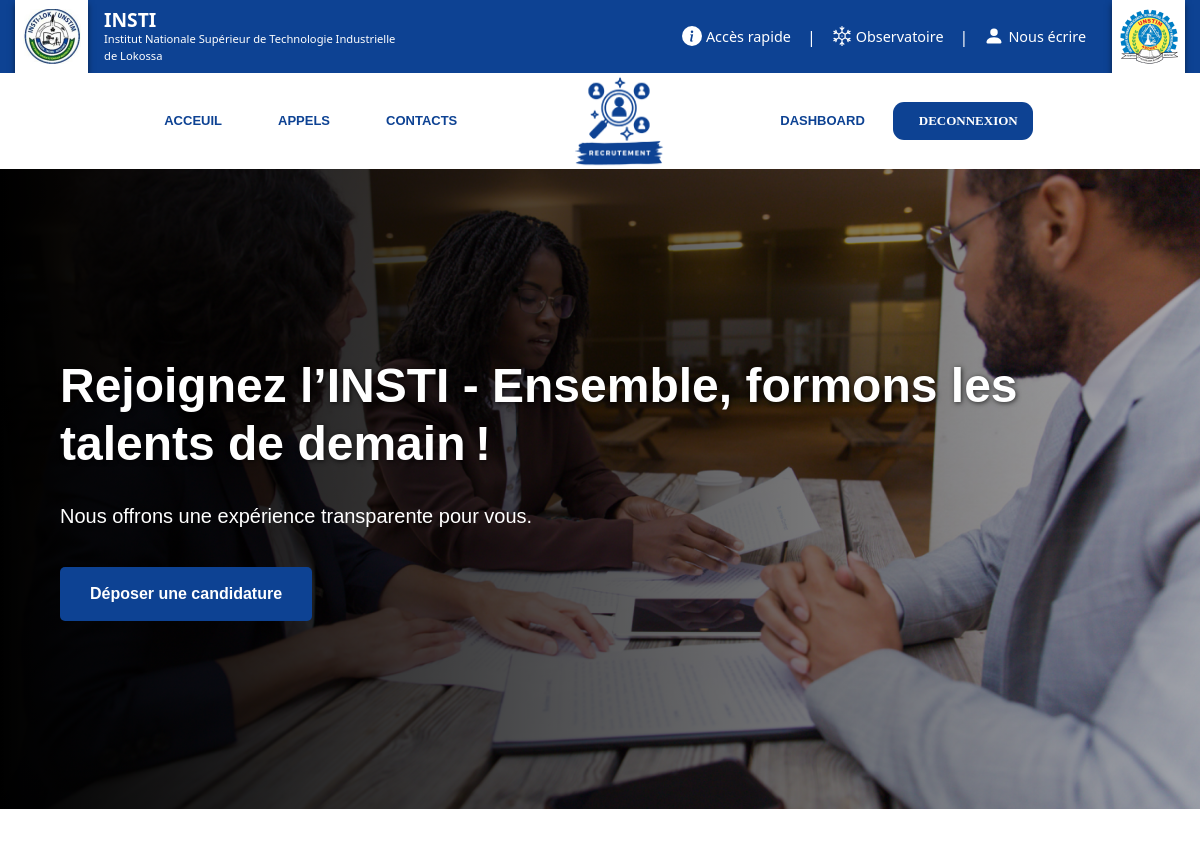
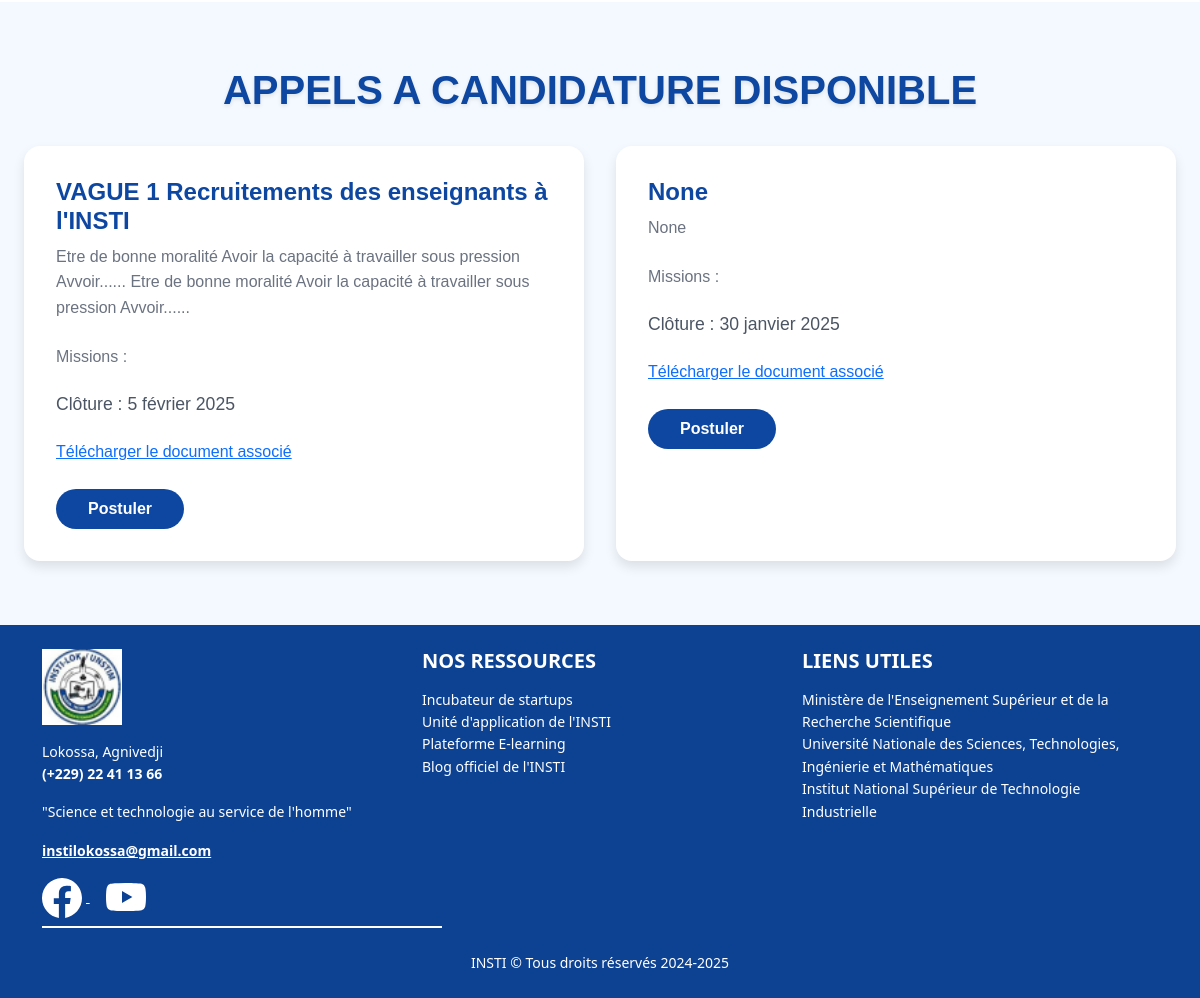
The page /accueil/ (signed in) on the database its author committed (2 pictures, top to bottom).
### recruit/models.py (models this page shows, shortened)
class Appel(models.Model):
  ecole = models.ForeignKey(Ecole, on_delete=models.CASCADE, blank=False)
  titre = models.CharField(max_length=50, blank=False, null=False)
  description = models.TextField(max_length=500, blank=False, null=False, default='')
  nbr_poste = models.PositiveIntegerField(default=0)
  mission = models.CharField(max_length=255, blank=False, null=False)
  date_debut = models.DateField(auto_now=False, auto_now_add=True)
  date_fin = models.DateField(auto_now=False, auto_now_add=False, blank=False, null=False)
  document = models.FileField(upload_to='documents/', blank=True, null=True)
  class Meta:
    verbose_name = "Appel"
    verbose_name_plural = "Appels"

### recruit/views.py (the view)
# urls.py: path("accueil/", views.accueil, name="home"),
def accueil(request):
    appels = Appel.objects.all()
    return render(request, 'accueil.html', {'appels': appels})

### recruit/templates/accueil.html (shortened to what this page needs)
{% load static %}
<!DOCTYPE html>
<html lang="fr">
<head>
    {% block metas %}
    <link rel="stylesheet" href="{% static 'appels.css' %}">
    <link rel="stylesheet" href="{% static 'style.css' %}">
    {% endblock %}
    <link href="{% static 'bootstrap/css/bootstrap.min.css' %}" rel="stylesheet">
</head>
<body>
    <header class="d-flex align-items-center text-white py-2">
        <div class="logo-container1 d-flex align-items-center justify-content-center bg-white me-3" style="height: 73px; width: 73px;">
            <img src="{% static 'img/icons/logoINSTI 1.png' %}" alt="Logo gauche" class="img-fluid">
        </div>
        <div class="text-container flex-grow-1">
            <h1 class="m-0 fw-bold">INSTI</h1>
            <p class="m-0">Institut Nationale Supérieur de Technologie Industrielle <br /> de Lokossa</p>
        </div>
        <div class="links d-flex align-items-center">
            <a href="#" class="text-white d-flex align-items-center me-3">
                <img src="{% static 'img/icons/info-circle-fill.svg' %}" alt="Info" class="icon-white me-1" style="width: 20px; height: 20px;" class="me-1"> Accès rapide
            </a>
            <span class="text-white">|</span>
            <a href="#" class="text-white d-flex align-items-center mx-3">
                <img src="{% static 'img/icons/snow3.svg' %}" alt="Observatoire" class="icon-white me-1" style="width: 20px; height: 20px;" class="me-1"> Observatoire
            </a>
            <span class="text-white">|</span>
            <a href="#" class="text-white d-flex align-items-center ms-3">
                <img src="{% static 'img/icons/person-fill.svg' %}" alt="Person" class="icon-white me-1" style="width: 20px; height: 20px;" class="me-1"> Nous écrire
            </a>
        </div>
        <div class="logo-container1 d-flex align-items-center justify-content-center bg-white ms-3" style="height: 73px; width: 73px;">
            <img src="{% static 'img/icons/0 2.png'' %}" alt="Logo droite" class="img-fluid">
        </div>
    </header>
    <nav class="navbar navbar-expand-lg custom-navbar">
        <div class="container">
            <div class="collapse navbar-collapse" id="navbarNav">
                <ul class="navbar-nav mx-auto">
                    <li class="nav-item"><a class="nav-link" href="{% url 'recruit:home' %}">ACCEUIL</a></li>
                    <li class="nav-item"><a class="nav-link" href="{% url 'recruit:appels' %}">APPELS</a></li>
                    <li class="nav-item"><a class="nav-link" href="#">CONTACTS</a></li>
                    <li class="nav-item logo-container">
                        <a href="#">
                            <img src="{% static 'img/icons/logo.png' %}" style="width: 110px; height: 94px" alt="Logo entreprise" class="img-fluid logo">
                        </a>
                    </li>
                    {% if user.is_authenticated %}
                    <li class="nav-item"><a class="nav-link" href="{% url 'recruit:dash' %}" >DASHBOARD</a></li>
                    <div style="width: 171px; height: 38px; position: relative">
                        <div style="width: 140px; height: 38px; left: 0px; top: 0px; position: absolute; background: #0D4293; border-radius: 11px"></div>
                        <li class="nav-item"><a class="nav-link" href="{% url 'accounts:logout' %}">
                            <div style="left: 26px; top: 11px; position: absolute; color: white; font-size: 13px; font-family: Montserrat; font-weight: 700; text-transform: uppercase; word-wrap: break-word"> DECONNEXION </div>
                        </a></li>
                    </div>
                    {% endif %}
                </ul>
            </div>
        </div>
    </nav>
{% block contenu %}
    <div style="width: 100%; height: 80vh; position: relative; overflow: hidden; margin-bottom: 50px;">
        <img style="width: 100%; height: 100%; object-fit: cover; position: absolute; top: 0; left: 0" src="{% static 'img/icons/Rectangle 2.png' %}" alt="Background" />
        <div style="width: 100%; height: 100%; position: absolute; top: 0; left: 0; background: linear-gradient(90deg, black 0%, rgba(0, 0, 0, 0.3) 100%)">
            <div style="width: 90%; max-width: 1200px; height: 100%; margin: 0 auto; display: flex; flex-direction: column; justify-content: center; align-items: flex-start; gap: 20px">
                <h1 style="color: white; font-size: 3rem; font-family: Montserrat, sans-serif; font-weight: 700; line-height: 1.2; text-shadow: 1px 1px 5px rgba(0, 0, 0, 0.7)">
                    Rejoignez l’INSTI - Ensemble, formons les talents de demain !
                </h1>
                <p style="color: white; font-size: 1.25rem; font-family: Montserrat, sans-serif; font-weight: 400; line-height: 1.5; max-width: 500px">
                    Nous offrons une expérience transparente pour vous.
                </p>
                <div>
                    <a href="{% url 'accounts:signup' %}"  style="display: inline-block; padding: 15px 30px; background: #0d4293; color: white; border-radius: 5px; text-decoration: none; font-size: 1rem; font-weight: 700; font-family: Montserrat, sans-serif; text-align: center">
                        Déposer une candidature
                    </a>
                </div>
            </div>
        </div>
    </div>
    <div class="content-container py-8 px-4 bg-gray-50">
        <div class="header mb-8 text-center">
            <h2 class="text-3xl font-bold text-blue-600">APPELS A CANDIDATURE DISPONIBLE</h2>
        </div>
        <div class="job-container grid grid-cols-1 md:grid-cols-2 lg:grid-cols-3 gap-8">
            {% for app in appels %}
            <div class="job-box bg-white p-6 rounded-lg shadow-xl hover:shadow-2xl transition-shadow duration-300">
                <h3 class="text-xl font-semibold text-blue-600 mb-2">{{ app.titre }}</h3>
                <p class="text-gray-600 mb-4">{{ app.description }}</p>
                <p class="text-sm text-gray-500 mb-4">Missions : {{ app.missions }}</p>
                <h4 class="text-lg font-medium text-gray-800 mb-4">Clôture : {{ app.date_fin }}</h4>
                {% if app.document %}
                <div class="mt-4">
                    <p class="mb-4">
                        <a href="{{ app.document.url }}" target="_blank" class="text-red-500 hover:underline">
                         Télécharger le document associé
                        </a>
                    </p>
                </div>
                {% else %}
                  <p class="text-red-500">Aucun document associé.</p>
                {% endif %}
                {% if user.is_authenticated %}
                <a href="{% url 'recruit:candidater' appel_id=app.id %}" class="apply-btn inline-block px-6 py-2 bg-blue-600 text-white rounded-full hover:bg-blue-700 transition-colors duration-300">
                  Postuler
                </a>
                {% else %}
                <a href="{% url 'accounts:login' %}" class="apply-btn inline-block px-6 py-2 bg-gray-600 text-white rounded-full hover:bg-gray-700 transition-colors duration-300">
                    Se connecter
                </a>
                {% endif %}
            </div>
            {% empty %}
            <div class="empty-message text-center text-gray-500">
                Pas d'appels à candidatures en cours
            </div>
            {% endfor %}
        </div>
      </div>
{% endblock %}
    <footer class="py-4">
        <div class="container">
            <div class="row">
                <div class="col-md-4">
                    <img src="{% static 'img/icons/logoINSTI 1.png' %}" alt="Logo" class="mb-3" style="width: 80px;">
                    <p class="mb-0">Lokossa, Agnivedji</p>
                    <p><strong>(+229) 22 41 13 66</strong></p>
                    <p>"Science et technologie au service de l'homme"</p>
                    <a href="mailto:instilokossa@gmail.com" class="text-white"><strong>instilokossa@gmail.com</strong></a>
                    <div class="mt-3">
                        <a href="https://facebook.com" target="_blank" class="text-white me-3">
                            <img src="{% static 'img/icons/facebook.svg' %}" alt="Facebook" class="icon-white me-1" style="width: 40px; height: 40px;">
                        </a>
                        <a href="https://youtube.com" target="_blank" class="text-white me-3">
                            <img src="{% static 'img/icons/youtube.svg' %}" alt="YouTube" class="icon-white me-1" style="width: 40px; height: 40px;">
                        </a>
                    </div>
                    <div class="underline mt-2"></div>
                </div>
                <div class="col-md-4">
                    <h5>NOS RESSOURCES</h5>
                    <ul class="list-unstyled">
                        <li><a href="#" class="text-white text-decoration-none">Incubateur de startups</a></li>
                        <li><a href="#" class="text-white text-decoration-none">Unité d'application de l'INSTI</a></li>
                        <li><a href="#" class="text-white text-decoration-none">Plateforme E-learning</a></li>
                        <li><a href="#" class="text-white text-decoration-none">Blog officiel de l'INSTI</a></li>
                    </ul>
                </div>
                <div class="col-md-4">
                    <h5>LIENS UTILES</h5>
                    <ul class="list-unstyled">
                        <li><a href="#" class="text-white text-decoration-none">Ministère de l'Enseignement Supérieur et de la Recherche Scientifique</a></li>
                        <li><a href="#" class="text-white text-decoration-none">Université Nationale des Sciences, Technologies, Ingénierie et Mathématiques</a></li>
                        <li><a href="#" class="text-white text-decoration-none">Institut National Supérieur de Technologie Industrielle</a></li>
                    </ul>
                </div>
            </div>
            <div class="text-center mt-4">
                <p class="mb-0">INSTI © Tous droits réservés 2024-2025</p>
            </div>
        </div>
    </footer>
</body>
</html>

### recruit/static/appels.css (style rules this page uses)
.content-container { background-color: #f4f9ff; padding: 4rem 1rem; font-family: 'Arial', sans-serif; }
.header h2 { font-size: 2.5rem; font-weight: bold; color: #0d47a1; margin-bottom: 2rem; text-transform: uppercase; text-shadow: 0 2px 4px rgba(0, 0, 0, 0.1); }
.job-container { display: grid; grid-template-columns: repeat(auto-fit, minmax(300px, 1fr)); gap: 2rem; margin-top: 2rem; }
.job-box { background-color: #ffffff; padding: 2rem; border-radius: 1rem; box-shadow: 0 6px 12px rgba(0, 0, 0, 0.1); transition: transform 0.3s ease, box-shadow 0.3s ease; }
.job-box h3 { font-size: 1.5rem; font-weight: bold; color: #0d47a1; margin-bottom: 1rem; }
.job-box p { color: #6b7280; line-height: 1.6; margin-bottom: 1.5rem; font-size: 1rem; }
.job-box h4 { font-size: 1.1rem; color: #4b5563; font-weight: 500; margin-bottom: 1.5rem; }
.apply-btn { display: inline-block; padding: 0.75rem 2rem; background-color: #0d47a1; color: #ffffff; font-weight: bold; border-radius: 2rem; text-align: center; text-decoration: none; transition: background-color 0.3s ease, transform 0.2s ease; font-size: 1rem; }

### recruit/static/style.css (style rules this page uses)
header { height: 73px; background-color: #0D4293; display: flex; align-items: center; justify-content: space-between; padding: 0 15px; box-sizing: border-box; }
.logo-container1 { box-shadow: 0px 4px 6px rgba(0, 0, 0, 0.5); }
.text-container h1 { font-size: 1.2rem; margin: 0; }
.text-container p { font-size: 0.7rem; margin: 0; margin-top: 5px; }
.links { display: flex; align-items: center; }
.links a { text-decoration: none; font-size: 0.9rem; color: white; margin: 0 10px; }
.nav-item { margin: 0 20px; }
.custom-navbar { background-color: white; padding: 0; }
.nav-item .nav-link { font-family: 'Montserrat', sans-serif; font-size: 13px; font-weight: 700; line-height: 15.85px; text-align: left; text-underline-position: from-font; text-decoration-skip-ink: none; color: #0D4293; padding: 15px 20px; transition: color 0.3s ease; display: flex; align-items: center; height: 80px; }
.logo-container { display: flex; justify-content: center; align-items: center; height: 80px; width: 227px; }
.navbar-nav { align-items: center; }
footer { background-color: #0D4293; color: white; font-size: 14px; line-height: 1.6; }
footer h5 { font-weight: bold; margin-bottom: 1rem; }
footer a { transition: color 0.3s ease; }
footer img { max-width: 100%; height: auto; }
.underline { height: 2px; width: 400px; background-color: white; margin: 0 auto; }
.icon-white { filter: invert(1) brightness(2); }

### rows shown on the page
Appel: titre "VAGUE 1 Recruitements des enseignants à l'INSTI", description "Etre de bonne moralité Avoir la capacité à travailler sous pression Avvoir...... Etre de bonne moralité Avoir la capacité à travailler sous pression Avvoir......", date_fin "5 février 2025"
Appel: titre "None", description "None", date_fin "30 janvier 2025"
